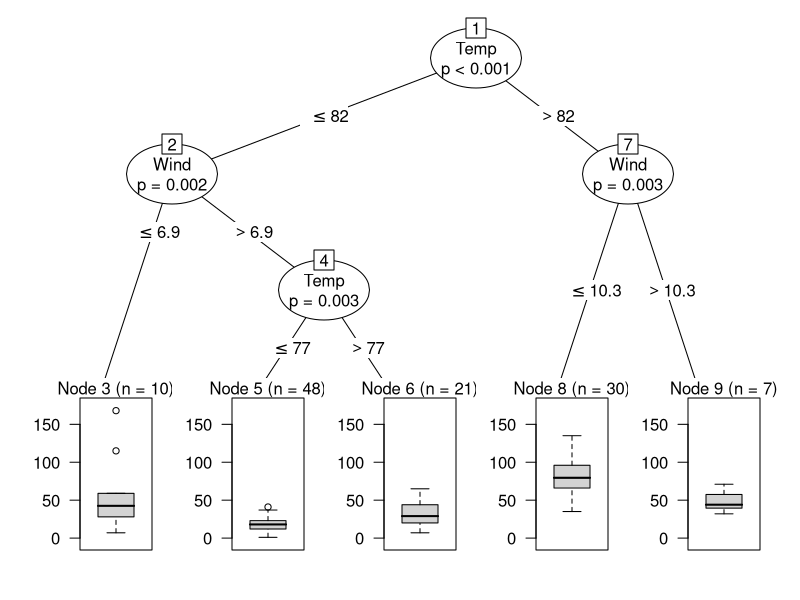

Here is the R script that generated this plot:
## ---- chunk 1
library("party")
## ---- chunk 2
### regression
airq <- subset(airquality, !is.na(Ozone))
airct <- ctree(Ozone ~ ., data = airq,   
               controls = ctree_control(maxsurrogate = 3))
airct
## ---- chunk 3
plot(airct)
## ---- chunk 4
summary(predict(airct))
